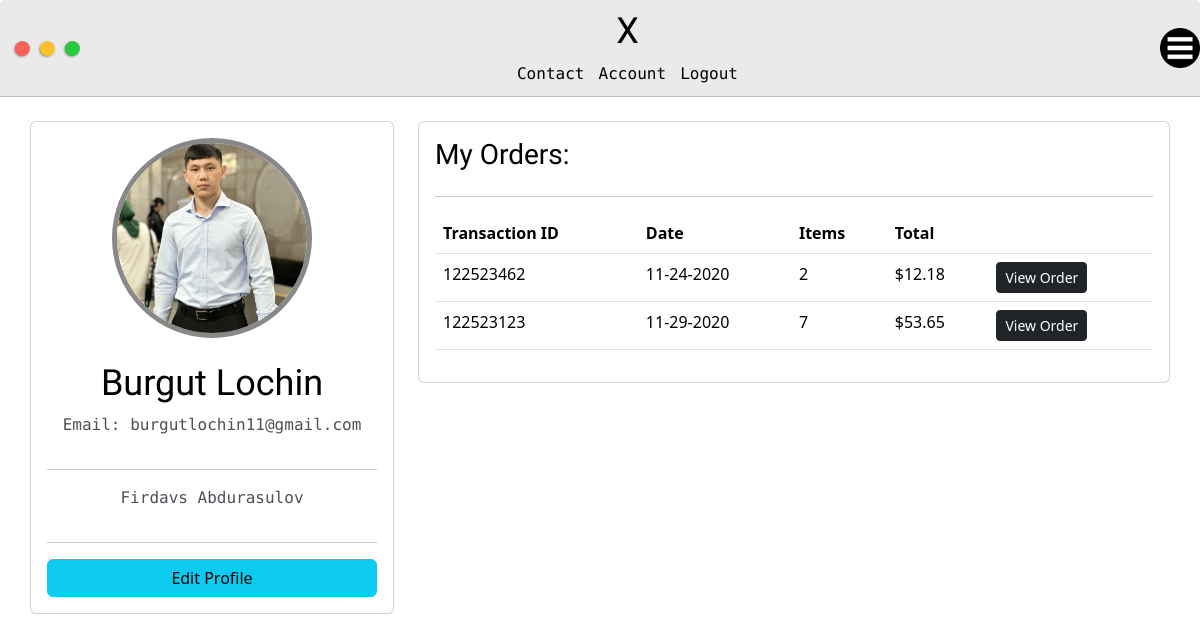
/accounts/ (signed in), run on the app's committed database.
### base/models.py (models this page shows)
class Profile(models.Model):
    user = models.OneToOneField(User, null=True, blank=True, on_delete=models.CASCADE)
    first_name = models.CharField(max_length=200)
    last_name = models.CharField(max_length=200)
    email = models.CharField(max_length=200)
    profile_pic = models.ImageField(null=True, blank=True, upload_to="images", default="/images/default.jpg")
    bio = models.TextField(null=True, blank=True)
    telegram = models.CharField(max_length=200, null=True, blank=True)
    def __str__(self):
        name = str(self.first_name)
        if self.last_name:
            name += ' ' + str(self.last_name)
        return name

### base/views.py (the view)
# urls.py: path('accounts/', views.userAccount, name='account'),
@login_required(login_url='login')
def userAccount(request):
    profile = request.user.profile
    context = {
        'profile': profile
    }
    return render(request, 'base/account.html', context)

### base/templates/base/account.html (shortened to what this page needs)
{% include 'base/base.html' %}
{% load static %}
{% block content %}
<div class="main-container">
	<br>
	<div class="row">
		<div class="col-md-4">
			<div class="card card-body" id="user-info-box">
				<img id="user_pic" src="{{profile.profile_pic.url}}" alt="Profile rasmi">
				<br>
				<h2>{{profile}}</h2>
				<p>Email: {{profile.email}}</p>
				<hr>
				<p>{{profile.bio}}</p>
				<hr>
				<a class="btn btn-info btn-block" href="{% url 'update_profile' %}">Edit Profile</a>
			</div>
		</div>
		<div class="col-md-8">
			<div class="card card-body">
				<h3>My Orders:</h3>
				<hr>
				<table class="table">
					<thead class="thead-dark">
						<tr>
							<th>Transaction ID</th>
							<th>Date</th>
							<th>Items</th>
							<th>Total</th>
							<th></th>
						</tr>
					</thead>
					<tr>
						<td>122523462</td>
						<td>11-24-2020</td>
						<td>2</td>
						<td>$12.18</td>
						<td><a class="btn btn-dark btn-sm" href="">View Order</a></td>
					</tr>
					<tr>
						<td>122523123</td>
						<td>11-29-2020</td>
						<td>7</td>
						<td>$53.65</td>
						<td><a class="btn btn-dark btn-sm" href="">View Order</a></td>
					</tr>
				</table>
			</div>
		</div>
	</div>
</div>
{% endblock content %}

### static/css/default.css (style rules this page uses)
:root { --mainColor:#eaeaea; --secondaryColor:#fff; --borderColor:#c1c1c1; --mainText:black; --secondaryText:#4b5156; --themeDotBorder:#24292e; --previewBg:rgb(251, 249, 243, 0.8); --previewShadow:#f0ead6; --buttonColor:black; }
html, body { padding: 0; margin: 0; scroll-behavior: smooth; }
body * { transition: 0.3s; }
h1, h2, h3, h4, h5, h6, strong { color: var(--mainText); font-family: 'Russo One', sans-serif; font-weight: 500; }
p, li, span, label, input, textarea { color: var(--secondaryText); font-family: 'Roboto Mono', monospace; }
a { text-decoration: none; color:#17a2b8; }
h2 { font-size: 36px; }
h3 { font-size: 28px; }
.main-container { width: 1200px; margin: 0 auto; }
@media screen and (max-width: 1200px) { .main-container { width: 95%; } }

### base/templates/base/account.html (style rules this page uses)
#user_pic { height: 200px; width: 200px; border-radius: 50%; border:5px solid #888; margin:0 auto; object-fit: cover; }
#user-info-box { text-align: center; }

### data on the page
Profile: profile_pic (picture), first_name+last_name "Burgut Lochin", email "burgutlochin11@gmail.com", bio "Firdavs Abdurasulov"
